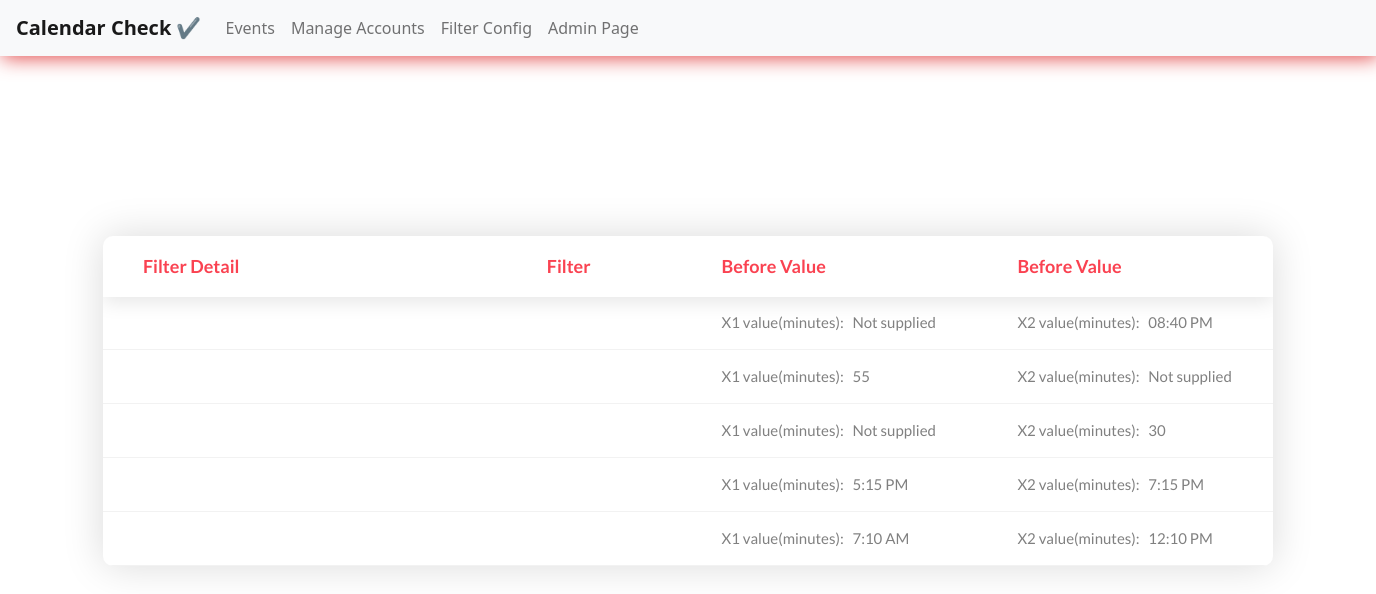
The app's page /filter with its own data.
### cal/models.py (models this page shows, shortened)
class Filter(models.Model):
    filter_detail = models.CharField('Filter Detail', max_length=300, null=True)
    keyword = models.CharField(max_length=30, choices=keyword)
    X1 = models.CharField('value to set(X1)', max_length=200, null=True, blank=True)
    X2 = models.CharField('value to set(X2)', max_length=200, null=True, blank=True)
    add_temperature = models.BooleanField('Add Temperature?', default=False)
    Temperature_X1 = models.FloatField('Temperature value (X1)', null=True, blank=True)
    Temperature_X2 = models.FloatField('Temperature value (X2)', null=True, blank=True)
    class Meta:
        verbose_name_plural = "FIlters"

### cal/views.py (the view)
# urls.py: path('filter', filter_config, name='filter'),
def filter_config(request):
    filters = Filter.objects.all()
    context = {'filters': filters}
    return render(request, 'cal/filter_config.html', context)

### cal/templates/cal/filter_config.html
{% extends 'index.html' %}
{% block content %}
<div class="limiter">
    <div class="container-table100">
        <div class="wrap-table100">
            <div class="table100 ver2 m-b-110">
                <div class="table100-head">
                    <table>
                        <thead>
                            <tr class="row100 head">
                                <th class="cell100 column1">Filter Detail</th>
                                <th class="cell100 column2">Filter</th>
                                <th class="cell100 column3">Before Value</th>
                                <th class="cell100 column4">Before Value</th>
                            </tr>
                        </thead>
                    </table>
                </div>
                <div class="table100-body js-pscroll">
                    <table>
                        <tbody>
                            {% for filter in filters %}
                            {% if filter.name == 'Temperature' %}
                            <tr class="row100 body">
                                <td class="cell100 column1">{{ filter.detail }}</td>
                                <td class="cell100 column2">{{ filter.name }}</td>
                                <td class="cell100 column3">X1 value(Celsius): &nbsp; {{ filter.X1|default_if_none:"Not supplied" }}</td>
                                <td class="cell100 column4">X2 value(Celsius): &nbsp; {{ filter.X2|default_if_none:"Not supplied" }}</td>
                            </tr>
                            {% else %}
                            <tr class="row100 body">
                                <td class="cell100 column1">{{ filter.detail }}</td>
                                <td class="cell100 column2">{{ filter.name }}</td>
                                <td class="cell100 column3">X1 value(minutes): &nbsp; {{ filter.X1|default_if_none:"Not supplied" }}</td>
                                <td class="cell100 column4">X2 value(minutes): &nbsp; {{ filter.X2|default_if_none:"Not supplied" }}</td>
                            </tr>
                            {% endif %}
                            {% endfor %}
                        </tbody>
                    </table>
                </div>
            </div>
        </div>
    </div>
</div>
{% endblock content %}

### static/css/main.css (style rules this page uses)
* { margin: 0px; padding: 0px; box-sizing: border-box; }
body, html { height: 100%; font-family: sans-serif; }
.js-pscroll { position: relative; overflow: hidden; }
.limiter { width: 1366px; margin: 0 auto; }
.container-table100 { width: 100%; min-height: 100vh; background: #fff; display: -webkit-box; display: -webkit-flex; display: -moz-box; display: -ms-flexbox; display: flex; align-items: center; justify-content: center; flex-wrap: wrap; padding: 33px 30px; }
.wrap-table100 { width: 1170px; }
.table100 { background-color: #fff; }
table { width: 100%; }
th, td { font-weight: unset; padding-right: 10px; }
.column1 { width: 33%; padding-left: 40px; }
.column2 { width: 13%; }
.column3 { width: 22%; }
.column4 { width: 19%; }
.table100-head th { padding-top: 18px; padding-bottom: 18px; }
.table100-body td { padding-top: 16px; padding-bottom: 16px; }
.table100 { position: relative; padding-top: 60px; }
.table100-head { position: absolute; width: 100%; top: 0; left: 0; }
.table100-body { max-height: 585px; overflow: auto; }
.table100.ver2 .table100-head { box-shadow: 0 5px 20px 0px rgba(0, 0, 0, 0.1); -moz-box-shadow: 0 5px 20px 0px rgba(0, 0, 0, 0.1); -webkit-box-shadow: 0 5px 20px 0px rgba(0, 0, 0, 0.1); -o-box-shadow: 0 5px 20px 0px rgba(0, 0, 0, 0.1); -ms-box-shadow: 0 5px 20px 0px rgba(0, 0, 0, 0.1); }
.table100.ver2 th { font-family: Lato-Bold; font-size: 18px; color: #fa4251; line-height: 1.4; background-color: transparent; }
.table100.ver2 td { font-family: Lato-Regular; font-size: 15px; color: #808080; line-height: 1.4; }
.table100.ver2 .table100-body tr { border-bottom: 1px solid #f2f2f2; }
.table100.ver2 { border-radius: 10px; overflow: hidden; box-shadow: 0 0px 40px 0px rgba(0, 0, 0, 0.15); -moz-box-shadow: 0 0px 40px 0px rgba(0, 0, 0, 0.15); -webkit-box-shadow: 0 0px 40px 0px rgba(0, 0, 0, 0.15); -o-box-shadow: 0 0px 40px 0px rgba(0, 0, 0, 0.15); -ms-box-shadow: 0 0px 40px 0px rgba(0, 0, 0, 0.15); }

### records on screen
Filter: X1 "Not supplied", X2 "08:40 PM"
Filter: X1 "55", X2 "Not supplied"
Filter: X1 "Not supplied", X2 "30"
Filter: X1 "5:15 PM", X2 "7:15 PM"
Filter: X1 "7:10 AM", X2 "12:10 PM"
